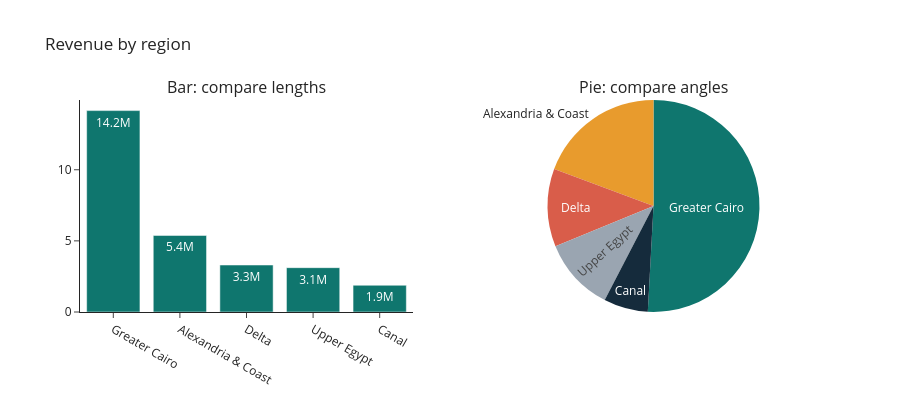

Here is the notebook cell this chart was saved with:
### Markdown cell above
---
## 2. Choosing the right chart

### 2.1 Start from the variable types

| Type | Example in `sales` | Typical encoding |
|---|---|---|
| Numerical, continuous | `revenue`, `profit` | position on a scale (x / y) |
| Numerical, discrete | `quantity` | position, or one bar per value |
| Categorical, nominal | `category`, `region` | separate bars, colour hue |
| Categorical, ordinal | discount level 0 / 5 / 10 / 20% | bars or a line, kept in order |
| Time | `order_date`, month | x-axis from left to right, usually a line |

⚠️ An ordinal or time axis is never sorted by value: the order is part of the data.

### 2.2 Position and length beat angle and colour

People compare **positions** on a common scale and **lengths** precisely; angles, areas and colour shades much less so. The same five numbers as a bar chart and as a pie:

### Code cell
reg = (sales[sales["region"] != "Unknown"].groupby("region", as_index=False)["revenue"].sum()
       .sort_values("revenue", ascending=False))

fig = make_subplots(rows=1, cols=2, specs=[[{"type": "xy"}, {"type": "domain"}]],
                    subplot_titles=["Bar: compare lengths", "Pie: compare angles"])
fig.add_bar(x=reg["region"], y=reg["revenue"] / 1e6, marker_color=TEAL, texttemplate="%{y:.1f}M", row=1, col=1)
fig.add_pie(labels=reg["region"], values=reg["revenue"], textinfo="label", sort=False,
            marker_colors=[TEAL, AMBER, CORAL, SLATE, "#152B3C"], row=1, col=2)
fig.update_layout(showlegend=False, height=400, title="Revenue by region")

### Figure 1 — Plotly figure (JSON) as saved in the notebook; plotly's stock layout.template omitted (floating-point values rounded to 4 significant figures)
{"data": [{"marker": {"color": "#0F766E"}, "texttemplate": "%{y:.1f}M", "type": "bar", "x": ["Greater Cairo", "Alexandria & Coast", "Delta", "Upper Egypt", "Canal"], "xaxis": "x", "y": [14.16, 5.383, 3.303, 3.116, 1.88], "yaxis": "y"}, {"domain": {"x": [0.55, 1.0], "y": [0.0, 1.0]}, "labels": ["Greater Cairo", "Alexandria & Coast", "Delta", "Upper Egypt", "Canal"], "marker": {"colors": ["#0F766E", "#E89B2D", "#D95D4A", "#9AA5B1", "#152B3C"]}, "sort": false, "textinfo": "label", "type": "pie", "values": [14160000.0, 5383000.0, 3303000.0, 3116000.0, 1880000.0]}], "layout": {"annotations": [{"font": {"size": 16}, "showarrow": false, "text": "Bar: compare lengths", "x": 0.225, "xanchor": "center", "xref": "paper", "y": 1.0, "yanchor": "bottom", "yref": "paper"}, {"font": {"size": 16}, "showarrow": false, "text": "Pie: compare angles", "x": 0.775, "xanchor": "center", "xref": "paper", "y": 1.0, "yanchor": "bottom", "yref": "paper"}], "height": 400, "showlegend": false, "title": {"text": "Revenue by region"}, "xaxis": {"anchor": "y", "domain": [0.0, 0.45]}, "yaxis": {"anchor": "x", "domain": [0.0, 1.0]}}}
